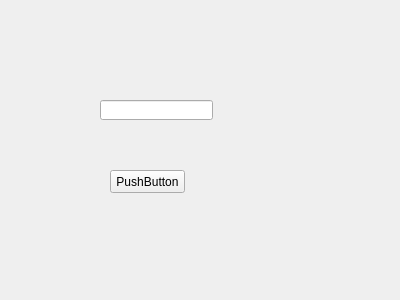
<?xml version="1.0" encoding="UTF-8"?>
<ui version="4.0">
 <class>Select_path</class>
 <widget class="QWidget" name="Select_path">
  <property name="geometry">
   <rect>
    <x>0</x>
    <y>0</y>
    <width>400</width>
    <height>300</height>
   </rect>
  </property>
  <property name="windowTitle">
   <string>Form</string>
  </property>
  <widget class="QPushButton" name="pushButton">
   <property name="geometry">
    <rect>
     <x>110</x>
     <y>170</y>
     <width>75</width>
     <height>23</height>
    </rect>
   </property>
   <property name="text">
    <string>PushButton</string>
   </property>
  </widget>
  <widget class="QLineEdit" name="lineEdit">
   <property name="geometry">
    <rect>
     <x>100</x>
     <y>100</y>
     <width>113</width>
     <height>20</height>
    </rect>
   </property>
  </widget>
 </widget>
 <resources/>
 <connections/>
</ui>
